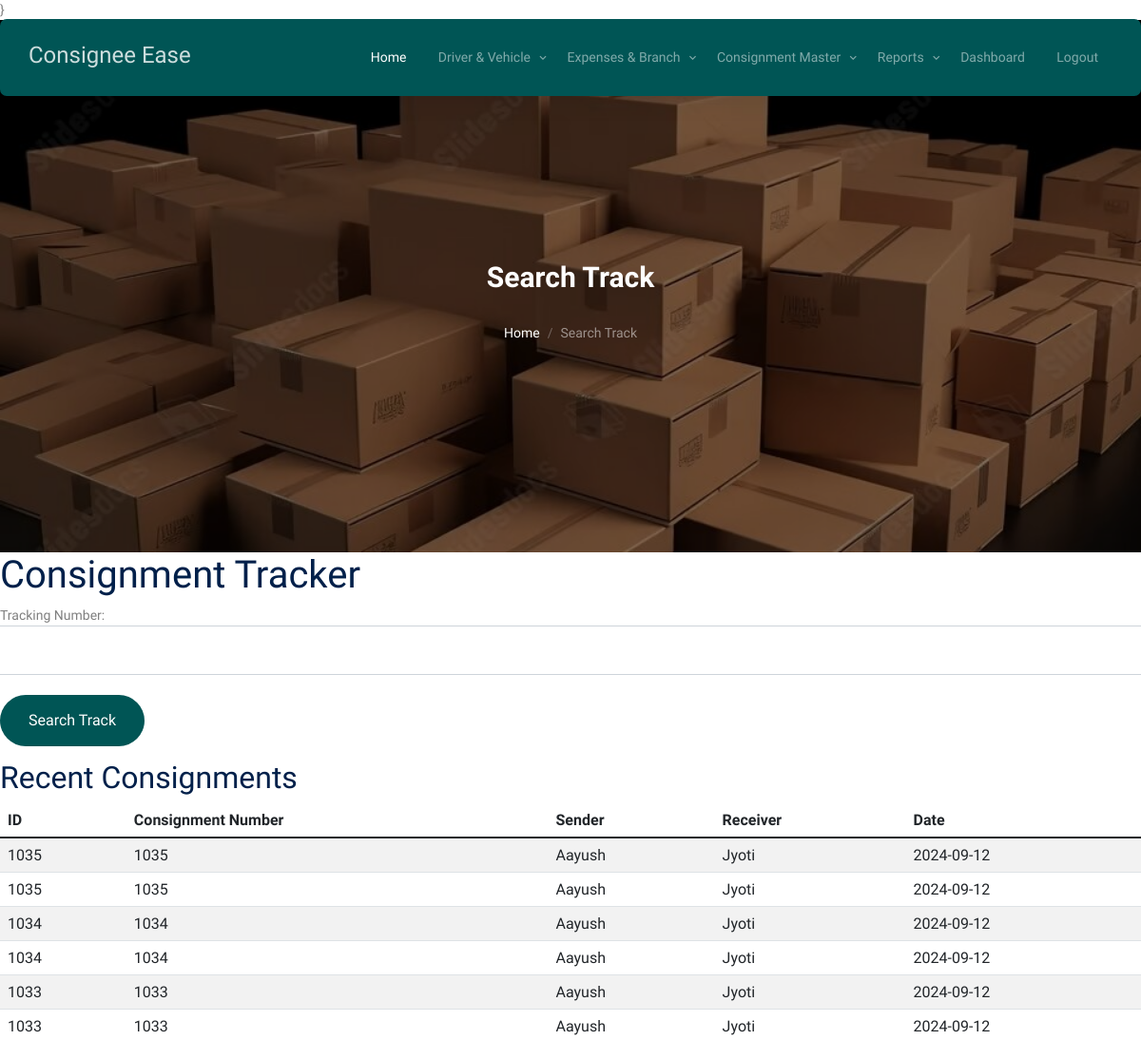
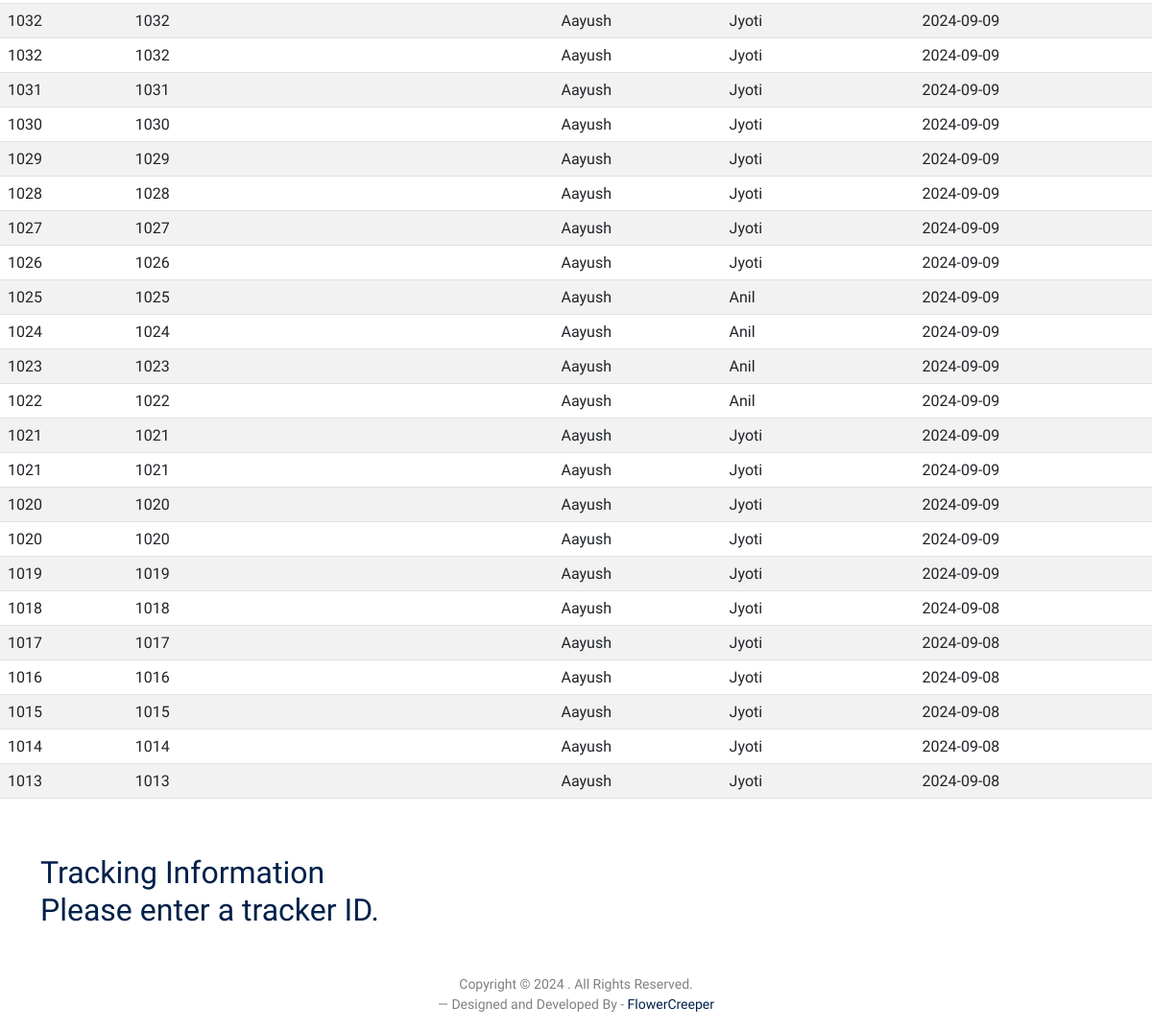
/search_results, run on the app's committed database (2 pictures, top to bottom).
### consign_app/models.py (models this page shows, shortened)
class AddConsignment(models.Model):
    track_id = models.CharField(max_length=50, null=True)
    sender_name = models.CharField(max_length=50, null=True)
    sender_mobile = models.CharField(max_length=50, null=True)
    sender_address = models.CharField(max_length=50, null=True)
    sender_GST=models.CharField(max_length=50,null=True)
    receiver_name = models.CharField(max_length=50, null=True)
    receiver_mobile = models.CharField(max_length=50, null=True)
    receiver_address = models.CharField(max_length=50, null=True)
    receiver_GST = models.CharField(max_length=50, null=True)
    total_cost = models.FloatField(null=True)
    date = models.CharField(max_length=30, null=True)
    pay_status = models.CharField(max_length=30, null=True)
    route_from = models.CharField(max_length=30, null=True)
    route_to = models.CharField(max_length=30, null=True)
    pieces = models.IntegerField(null=True)
    prod_price = models.CharField(max_length=50,null=True)
    weight = models.FloatField(null=True)
    freight = models.FloatField(null=True)
    hamali = models.FloatField(null=True)
    door_charge = models.FloatField(null=True)
    Consignment_id=models.IntegerField(null=True)
    branch = models.CharField(max_length=150, null=True)
    name = models.CharField(max_length=150, null=True)
    time=models.CharField(max_length=50,null=True)
    copy_type = models.CharField(max_length=150, null=True)
    delivery = models.CharField(max_length=150, null=True)
    eway_bill =models.CharField(max_length=150, null=True)
    category = models.CharField(max_length=150, null=True)
    barcode_number = models.CharField(max_length=100, blank=True, null=True)  # To store the barcode number
    barcode_image = models.ImageField(upload_to='barcode/', blank=True, null=True)
    remark = models.CharField(max_length=150,null=True)
    gst = models.IntegerField(null=True)
    cgst = models.FloatField(null=True)
    sgst = models.FloatField(null=True)
    status = models.CharField(max_length=150,null=True)
    reason = models.CharField(max_length=150, null=True)

### consign_app/views.py (the view)
# urls.py: path('search_results', views.search_results, name='search_results'),
def search_results(request):
    tracker_id = request.GET.get('tracker_id')
    consignments = AddConsignment.objects.all().order_by('-id')  # Fetch all consignment data
    if tracker_id:
        try:
            trackers = AddTrack.objects.filter(track_id=tracker_id)
            if trackers.exists():
                return render(request, 'search_results.html', {'trackers': trackers, 'consignments': consignments})
            else:
                message = f"No tracking information found for ID: {tracker_id}"
                return render(request, 'search_results.html', {'message': message, 'consignments': consignments})
        except Exception as e:
            message = f"Error occurred: {str(e)}"
            return render(request, 'search_results.html', {'message': message, 'consignments': consignments})
    else:
        return render(request, 'search_results.html', {'message': "Please enter a tracker ID.", 'consignments': consignments})

### consign_app/templates/search_results.html (shortened to what this page needs)
{% load static %}}
<!DOCTYPE html>
<html lang="en">
  <head>
    <link rel="stylesheet" href="{% static 'fonts/icomoon/style.css' %}" />
    <link rel="stylesheet" href="{% static 'fonts/flaticon/font/flaticon.css' %}" />
    <link rel="stylesheet" href="{% static 'css/tiny-slider.css' %}" />
    <link rel="stylesheet" href="{% static 'css/aos.css' %}" />
    <link rel="stylesheet" href="{% static 'css/style.css' %}" />
  </head>
  <body>
    {% include 'index_menu.html' %}
    <div
      class="hero page-inner overlay"
      style="background-image: url('{% static 'images/hero_bg_1.jpg' %}')"
    >
      <div class="container">
        <div class="row justify-content-center align-items-center">
          <div class="col-lg-9 text-center mt-5">
            <h1 class="heading" data-aos="fade-up">Search Track </h1>
            <nav
              aria-label="breadcrumb"
              data-aos="fade-up"
              data-aos-delay="200"
            >
              <ol class="breadcrumb text-center justify-content-center">
                <li class="breadcrumb-item"><a href="{% url 'index' %}}">Home</a></li>
                <li
                  class="breadcrumb-item active text-white-50"
                  aria-current="page"
                >
                  Search Track
                </li>
              </ol>
            </nav>
          </div>
        </div>
      </div>
    </div>
{% include 'searchTrack.html' %}
<br><br>
<div class="container">
    <h2>Tracking Information
    {% block content %}
    <div class="content">
        {% if trackers %}
        <table class="table table-bordered tracking-table">
            <thead>
                <tr>
                    <th>Tracking ID</th>
                    <th>Date</th>
                    <th>Status</th>
                </tr>
            </thead>
            <tbody>
                {% for tracker in trackers %}
                <tr>
                    <td>{{ tracker.track_id }}</td>
                    <td>{{ tracker.date }}</td>
                    <td>{{ tracker.description }}</td>
                </tr>
                {% endfor %}
            </tbody>
        </table>
        {% else %}
        <p>{{ message }}</p>
        {% endif %}
    </div>
    {% endblock %}
</div>
<div class="row mt-5">
          <div class="col-12 text-center">
            <p>
              Copyright &copy;
              . All Rights Reserved. <br>&mdash; Designed and Developed  By -
              <a href="https://flowercreeper.com/index.php">FlowerCreeper</a>
            </p>
          </div>
        </div>
  </body>
</html>

### consign_app/templates/searchTrack.html (shortened to what this page needs)
{% load static %}
<!DOCTYPE html>
<html lang="en">
  <head>
    <link rel="stylesheet" href="{% static 'fonts/icomoon/style.css' %}" />
    <link rel="stylesheet" href="{% static 'fonts/flaticon/font/flaticon.css' %}" />
    <link rel="stylesheet" href="{% static 'css/tiny-slider.css' %}" />
    <link rel="stylesheet" href="{% static 'css/aos.css' %}" />
    <link rel="stylesheet" href="{% static 'css/style.css' %}" />
  </head>
  <body>
    <div class="content">
        <h1>Consignment Tracker</h1>
        <form method="GET" action="{% url 'search_results' %}">
            <div class="form-group row">
                <label for="tracking_number">Tracking Number:</label>
                <input type="text" class="form-control" id="tracking_number" name="tracker_id" required>
            </div><br>
            <button type="submit" class="btn btn-primary">Search Track</button>
        </form>
        <div class="recent-consignments">
            <h2>Recent Consignments</h2>
            <table class="table table-striped">
                <thead>
                    <tr>
                        <th>ID</th>
                        <th>Consignment Number</th>
                        <th>Sender</th>
                        <th>Receiver</th>
                        <th>Date</th>
                    </tr>
                </thead>
                <tbody>
                    {% for consignment in consignments %}
                    <tr>
                        <td>{{ consignment.track_id }}</td>
                        <td>{{ consignment.Consignment_id }}</td>
                        <td>{{ consignment.sender_name }}</td>
                        <td>{{ consignment.receiver_name }}</td>
                        <td>{{ consignment.date }}</td>
                    </tr>
                    {% empty %}
                    <tr>
                        <td colspan="5">No recent consignments available.</td>
                    </tr>
                    {% endfor %}
                </tbody>
            </table>
        </div>
    </div>
</body>
</html>

### data on the page
AddConsignment: track_id "1035", Consignment_id "1035", sender_name "Aayush", receiver_name "Jyoti", date "2024-09-12"
AddConsignment: track_id "1035", Consignment_id "1035", sender_name "Aayush", receiver_name "Jyoti", date "2024-09-12"
AddConsignment: track_id "1034", Consignment_id "1034", sender_name "Aayush", receiver_name "Jyoti", date "2024-09-12"
AddConsignment: track_id "1034", Consignment_id "1034", sender_name "Aayush", receiver_name "Jyoti", date "2024-09-12"
AddConsignment: track_id "1033", Consignment_id "1033", sender_name "Aayush", receiver_name "Jyoti", date "2024-09-12"
AddConsignment: track_id "1033", Consignment_id "1033", sender_name "Aayush", receiver_name "Jyoti", date "2024-09-12"
AddConsignment: track_id "1032", Consignment_id "1032", sender_name "Aayush", receiver_name "Jyoti", date "2024-09-09"
AddConsignment: track_id "1032", Consignment_id "1032", sender_name "Aayush", receiver_name "Jyoti", date "2024-09-09"
AddConsignment: track_id "1031", Consignment_id "1031", sender_name "Aayush", receiver_name "Jyoti", date "2024-09-09"
AddConsignment: track_id "1030", Consignment_id "1030", sender_name "Aayush", receiver_name "Jyoti", date "2024-09-09"
AddConsignment: track_id "1029", Consignment_id "1029", sender_name "Aayush", receiver_name "Jyoti", date "2024-09-09"
AddConsignment: track_id "1028", Consignment_id "1028", sender_name "Aayush", receiver_name "Jyoti", date "2024-09-09"
AddConsignment: track_id "1027", Consignment_id "1027", sender_name "Aayush", receiver_name "Jyoti", date "2024-09-09"
AddConsignment: track_id "1026", Consignment_id "1026", sender_name "Aayush", receiver_name "Jyoti", date "2024-09-09"
AddConsignment: track_id "1025", Consignment_id "1025", sender_name "Aayush", receiver_name "Anil", date "2024-09-09"
AddConsignment: track_id "1024", Consignment_id "1024", sender_name "Aayush", receiver_name "Anil", date "2024-09-09"
AddConsignment: track_id "1023", Consignment_id "1023", sender_name "Aayush", receiver_name "Anil", date "2024-09-09"
AddConsignment: track_id "1022", Consignment_id "1022", sender_name "Aayush", receiver_name "Anil", date "2024-09-09"
AddConsignment: track_id "1021", Consignment_id "1021", sender_name "Aayush", receiver_name "Jyoti", date "2024-09-09"
AddConsignment: track_id "1021", Consignment_id "1021", sender_name "Aayush", receiver_name "Jyoti", date "2024-09-09"
AddConsignment: track_id "1020", Consignment_id "1020", sender_name "Aayush", receiver_name "Jyoti", date "2024-09-09"
AddConsignment: track_id "1020", Consignment_id "1020", sender_name "Aayush", receiver_name "Jyoti", date "2024-09-09"
AddConsignment: track_id "1019", Consignment_id "1019", sender_name "Aayush", receiver_name "Jyoti", date "2024-09-09"
AddConsignment: track_id "1018", Consignment_id "1018", sender_name "Aayush", receiver_name "Jyoti", date "2024-09-08"
AddConsignment: track_id "1017", Consignment_id "1017", sender_name "Aayush", receiver_name "Jyoti", date "2024-09-08"
AddConsignment: track_id "1016", Consignment_id "1016", sender_name "Aayush", receiver_name "Jyoti", date "2024-09-08"
AddConsignment: track_id "1015", Consignment_id "1015", sender_name "Aayush", receiver_name "Jyoti", date "2024-09-08"
AddConsignment: track_id "1014", Consignment_id "1014", sender_name "Aayush", receiver_name "Jyoti", date "2024-09-08"
AddConsignment: track_id "1013", Consignment_id "1013", sender_name "Aayush", receiver_name "Jyoti", date "2024-09-08"

### other printed values
{{ message }} "Please enter a tracker ID."
